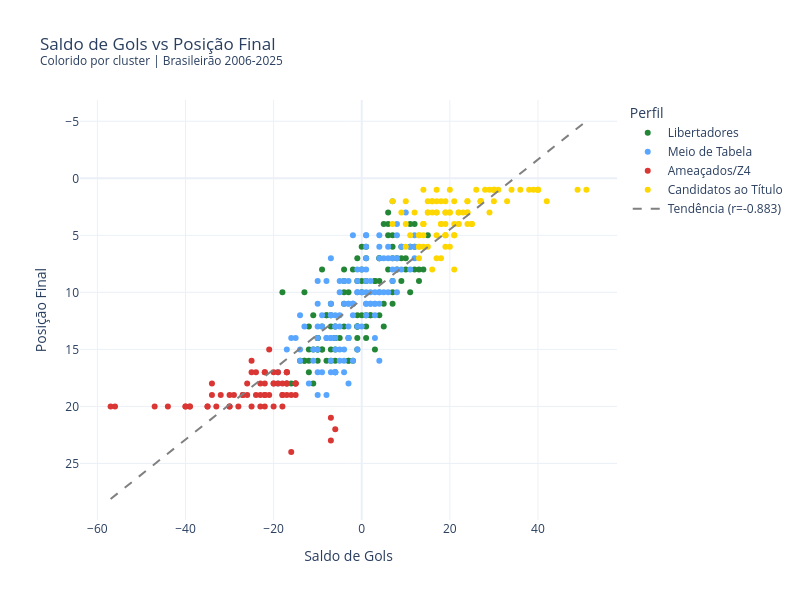

Source (notebook cell):
### Code cell
# === GRÁFICO 7: SCATTER CORRELAÇÕES CHAVE ===
# Saldo de gols vs Posição Final (a correlação mais forte)

fig_sg = px.scatter(
    df_metricas, x='saldo_gols', y='posicao',
    color='perfil',
    color_discrete_map=cluster_colors,
    hover_data=['time', 'ano', 'pontos'],
    labels={'saldo_gols': 'Saldo de Gols', 'posicao': 'Posição Final',
            'perfil': 'Perfil'},
    title='Saldo de Gols vs Posição Final<br>'
          '<sup>Colorido por cluster | Brasileirão 2006-2025</sup>',
    width=800, height=600,
    template='plotly_white'
)

# Linha de tendência
slope, intercept, r_value, _, _ = sp_stats.linregress(df_metricas['saldo_gols'], df_metricas['posicao'])
x_range = np.linspace(df_metricas['saldo_gols'].min(), df_metricas['saldo_gols'].max(), 100)
fig_sg.add_trace(go.Scatter(
    x=x_range, y=slope * x_range + intercept,
    mode='lines', line=dict(color='gray', dash='dash'),
    name=f'Tendência (r={r_value:.3f})', showlegend=True
))

fig_sg.update_yaxes(autorange='reversed')
fig_sg.show()
fig_sg.write_html('../charts/correlacao_saldo_posicao.html', include_plotlyjs='cdn')
print(f'r = {r_value:.3f} (p < 0.001)')
print('Gráfico exportado: charts/correlacao_saldo_posicao.html')

### Figure 1 — Plotly figure (JSON) as saved in the notebook; plotly's stock layout.template omitted (floating-point values rounded to 4 significant figures; data arrays with more than 128 entries replaced by an {"elided": "..."} marker saying what was removed)
{"data": [{"customdata": {"elided": "105x3 mixed values"}, "hovertemplate": "Perfil=Libertadores<br>Saldo de Gols=%{x}<br>Posição Final=%{y}<br>time=%{customdata[0]}<br>ano=%{customdata[1]}<br>pontos=%{customdata[2]}<extra></extra>", "legendgroup": "Libertadores", "marker": {"color": "#238636", "symbol": "circle"}, "mode": "markers", "name": "Libertadores", "orientation": "v", "showlegend": true, "type": "scatter", "x": [-1, 2, 7, 8, -10, 14, -10, -12, 7, 7, 1, 12, 4, 15, 1, 6, -13, 5, 3, 1, -1, 11, -9, -11, 7, 7, 1, 10, 1, -10, -9, -16, -1, 9, 7, -6, -4, -12, 5, -7, -1, 0, -6, -6, -12, -9, 12, 13, 0, 5, -10, 3, -3, 12, -8, 0, 11, 10, -7, -4, 6, -14, -1, 4, -11, 6, -8, 9, 6, 11, -4, -1, -4, -6, -2, 3, 2, -2, -3, -1, -12, -8, -4, 1, -18, -7, 0, -10, 13, 8, -3, -1, 4, -7, 0, 9, -6, -11, -13, -7, 4, -9, -3, -13, -5], "xaxis": "x", "y": [13, 12, 10, 7, 15, 8, 14, 16, 5, 6, 12, 8, 9, 5, 13, 3, 16, 11, 15, 7, 14, 10, 13, 12, 7, 9, 14, 8, 6, 16, 15, 18, 7, 6, 11, 15, 10, 17, 4, 16, 9, 12, 13, 16, 13, 15, 6, 8, 9, 13, 15, 9, 16, 4, 12, 10, 6, 7, 13, 9, 8, 16, 15, 12, 18, 5, 12, 9, 4, 4, 11, 12, 8, 14, 16, 9, 12, 8, 14, 13, 15, 16, 13, 9, 10, 15, 6, 14, 9, 8, 16, 13, 7, 12, 8, 7, 14, 15, 10, 11, 7, 8, 10, 16, 14], "yaxis": "y"}, {"customdata": {"elided": "125x3 mixed values"}, "hovertemplate": "Perfil=Meio de Tabela<br>Saldo de Gols=%{x}<br>Posição Final=%{y}<br>time=%{customdata[0]}<br>ano=%{customdata[1]}<br>pontos=%{customdata[2]}<extra></extra>", "legendgroup": "Meio de Tabela", "marker": {"color": "#58a6ff", "symbol": "circle"}, "mode": "markers", "name": "Meio de Tabela", "orientation": "v", "showlegend": true, "type": "scatter", "x": [-5, -4, -10, 1, 3, 4, -7, -2, -9, -3, 7, -1, -2, -6, -6, 1, 4, -4, 12, -7, 4, -7, -7, -2, 1, 11, -8, 5, -3, -3, -4, 4, 7, -1, 1, -12, -5, -3, -10, -1, -2, 12, 7, -10, -5, -10, -11, 9, -14, -9, -10, 1, 1, 6, 4, 6, -1, 0, -3, -6, 8, 2, -19, 3, -9, 8, 11, 10, -7, -17, -2, -8, -6, -16, -1, 0, -14, 6, 12, -7, 1, -14, -5, 8, -8, 5, 9, -6, 4, 2, -1, -5, 3, 4, -3, -10, -8, -7, -15, -19, 0, 8, -2, -7, 8, -11, 7, -13, 3, 3, 1, 1, 1, 2, -10, -6, -4, 2, -6, -3, -6, -5, -6, -4, -17], "xaxis": "x", "y": [9, 11, 17, 6, 11, 10, 14, 5, 12, 14, 7, 10, 11, 17, 14, 7, 11, 15, 6, 11, 10, 12, 14, 16, 5, 8, 14, 10, 13, 11, 17, 6, 2, 9, 8, 18, 15, 14, 13, 10, 12, 7, 9, 11, 10, 14, 15, 8, 16, 13, 19, 5, 11, 6, 5, 7, 15, 13, 9, 17, 10, 11, 18, 10, 17, 5, 6, 3, 7, 18, 11, 9, 15, 14, 13, 8, 12, 10, 5, 16, 11, 15, 16, 8, 14, 7, 6, 12, 16, 10, 8, 13, 11, 7, 18, 9, 19, 12, 14, 17, 10, 7, 11, 17, 4, 16, 8, 13, 12, 14, 12, 10, 9, 11, 15, 17, 16, 9, 13, 11, 17, 12, 13, 9, 15], "yaxis": "y"}, {"customdata": {"elided": "64x3 mixed values"}, "hovertemplate": "Perfil=Ameaçados/Z4<br>Saldo de Gols=%{x}<br>Posição Final=%{y}<br>time=%{customdata[0]}<br>ano=%{customdata[1]}<br>pontos=%{customdata[2]}<extra></extra>", "legendgroup": "Ameaçados/Z4", "marker": {"color": "#da3633", "symbol": "circle"}, "mode": "markers", "name": "Ameaçados/Z4", "orientation": "v", "showlegend": true, "type": "scatter", "x": [-23, -20, -35, -16, -56, -22, -22, -24, -30, -22, -23, -15, -23, -27, -25, -20, -18, -17, -30, -17, -30, -33, -15, -17, -57, -18, -17, -28, -25, -17, -22, -22, -26, -35, -20, -24, -18, -15, -39, -22, -27, -44, -34, -21, -19, -16, -40, -7, -7, -6, -18, -26, -21, -40, -39, -32, -17, -25, -29, -19, -20, -15, -34, -47], "xaxis": "x", "y": [18, 17, 20, 19, 20, 18, 19, 17, 20, 19, 19, 18, 20, 19, 20, 18, 19, 17, 20, 18, 19, 20, 18, 17, 20, 19, 19, 20, 16, 17, 17, 20, 18, 20, 18, 19, 20, 19, 20, 17, 19, 20, 18, 19, 17, 24, 20, 23, 21, 22, 18, 19, 15, 20, 20, 19, 18, 17, 19, 18, 20, 18, 19, 20], "yaxis": "y"}, {"customdata": {"elided": "90x3 mixed values"}, "hovertemplate": "Perfil=Candidatos ao Título<br>Saldo de Gols=%{x}<br>Posição Final=%{y}<br>time=%{customdata[0]}<br>ano=%{customdata[1]}<br>pontos=%{customdata[2]}<extra></extra>", "legendgroup": "Candidatos ao Título", "marker": {"color": "#ffd700", "symbol": "circle"}, "mode": "markers", "name": "Candidatos ao Título", "orientation": "v", "showlegend": true, "type": "scatter", "x": [19, 16, 22, 34, 18, 10, 36, 15, 19, 24, 10, 30, 14, 21, 21, 13, 15, 24, 15, 26, 25, 17, 16, 9, 14, 17, 27, 28, 23, 22, 16, 14, 40, 13, 13, 18, 29, 19, 12, 19, 18, 40, 20, 18, 15, 17, 30, 24, 20, 19, 16, 17, 13, 30, 21, 22, 38, 19, 49, 25, 29, 27, 40, 19, 42, 7, 13, 17, 21, 22, 27, 39, 20, 21, 14, 14, 7, 31, 30, 19, 14, 17, 27, 10, 20, 24, 51, 11, 24, 33], "xaxis": "x", "y": [3, 2, 4, 1, 4, 2, 1, 3, 5, 2, 4, 1, 1, 8, 2, 5, 3, 3, 2, 1, 4, 1, 8, 3, 5, 2, 2, 1, 3, 4, 3, 4, 1, 7, 5, 4, 1, 6, 3, 2, 2, 1, 3, 7, 6, 3, 1, 2, 1, 4, 2, 7, 6, 2, 4, 3, 1, 5, 1, 4, 3, 2, 1, 5, 2, 4, 6, 3, 5, 3, 2, 1, 3, 5, 6, 4, 2, 1, 1, 3, 4, 5, 2, 6, 6, 3, 1, 5, 4, 2], "yaxis": "y"}, {"line": {"color": "gray", "dash": "dash"}, "mode": "lines", "name": "Tendência (r=-0.883)", "showlegend": true, "type": "scatter", "x": [-57.0, -55.91, -54.82, -53.73, -52.64, -51.55, -50.45, -49.36, -48.27, -47.18, -46.09, -45.0, -43.91, -42.82, -41.73, -40.64, -39.55, -38.45, -37.36, -36.27, -35.18, -34.09, -33.0, -31.91, -30.82, -29.73, -28.64, -27.55, -26.45, -25.36, -24.27, -23.18, -22.09, -21.0, -19.91, -18.82, -17.73, -16.64, -15.55, -14.45, -13.36, -12.27, -11.18, -10.09, -9.0, -7.909, -6.818, -5.727, -4.636, -3.545, -2.455, -1.364, -0.2727, 0.8182, 1.909, 3.0, 4.091, 5.182, 6.273, 7.364, 8.455, 9.545, 10.64, 11.73, 12.82, 13.91, 15.0, 16.09, 17.18, 18.27, 19.36, 20.45, 21.55, 22.64, 23.73, 24.82, 25.91, 27.0, 28.09, 29.18, 30.27, 31.36, 32.45, 33.55, 34.64, 35.73, 36.82, 37.91, 39.0, 40.09, 41.18, 42.27, 43.36, 44.45, 45.55, 46.64, 47.73, 48.82, 49.91, 51.0], "y": [28.12, 27.78, 27.45, 27.11, 26.78, 26.44, 26.11, 25.78, 25.44, 25.11, 24.77, 24.44, 24.1, 23.77, 23.43, 23.1, 22.76, 22.43, 22.09, 21.76, 21.42, 21.09, 20.75, 20.42, 20.08, 19.75, 19.41, 19.08, 18.74, 18.41, 18.07, 17.74, 17.4, 17.07, 16.74, 16.4, 16.07, 15.73, 15.4, 15.06, 14.73, 14.39, 14.06, 13.72, 13.39, 13.05, 12.72, 12.38, 12.05, 11.71, 11.38, 11.04, 10.71, 10.37, 10.04, 9.704, 9.369, 9.035, 8.7, 8.365, 8.03, 7.695, 7.361, 7.026, 6.691, 6.356, 6.021, 5.687, 5.352, 5.017, 4.682, 4.347, 4.012, 3.678, 3.343, 3.008, 2.673, 2.338, 2.004, 1.669, 1.334, 0.9992, 0.6644, 0.3296, -0.005235, -0.34, -0.6749, -1.01, -1.344, -1.679, -2.014, -2.349, -2.684, -3.019, -3.353, -3.688, -4.023, -4.358, -4.693, -5.027]}], "layout": {"height": 600, "legend": {"title": {"text": "Perfil"}, "tracegroupgap": 0}, "title": {"text": "Saldo de Gols vs Posição Final<br><sup>Colorido por cluster | Brasileirão 2006-2025</sup>"}, "width": 800, "xaxis": {"anchor": "y", "domain": [0.0, 1.0], "title": {"text": "Saldo de Gols"}}, "yaxis": {"anchor": "x", "autorange": "reversed", "domain": [0.0, 1.0], "title": {"text": "Posição Final"}}}}
